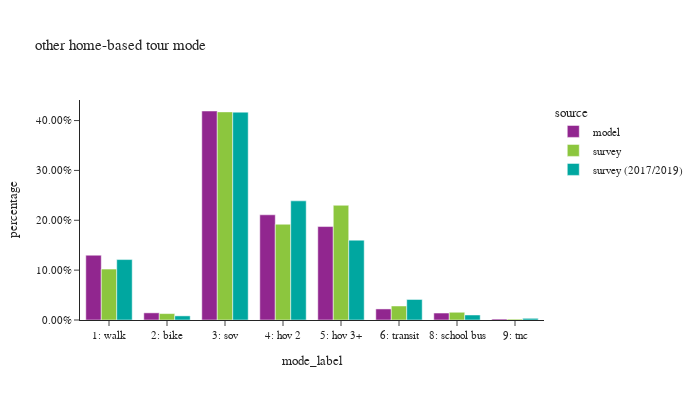

Notebook source saved alongside this figure:
### Code cell
df_plot = hb_trip.groupby(['source','mode_label'])['trexpfac'].sum().reset_index()
df_plot['percentage'] = df_plot.groupby(['source'], group_keys=False)['trexpfac']. \
    apply(lambda x: x / float(x.sum()))

df_plot_ct = hb_trip.groupby(['source','mode_label'])['trexpfac'].count().reset_index(). \
    rename(columns={'trexpfac':'sample count'})
df_plot = df_plot.merge(df_plot_ct, on=['source','mode_label'])

fig = px.bar(df_plot.sort_values(by=['source']), x="mode_label", y="percentage", color="source",
             barmode="group",hover_data=['sample count'],title="other home-based trip mode")
fig.update_layout(height=400, width=700, font=dict(size=11),
                  xaxis = dict(dtick = 1, categoryorder='category ascending'),
                  yaxis=dict(tickformat=".2%"))
fig.show()

### Figure 1 — Plotly figure (JSON) as saved in the notebook; plotly's stock layout.template omitted (floating-point values rounded to 4 significant figures)
{"data": [{"alignmentgroup": "True", "customdata": [[15183], [1676], [48965], [24647], [21893], [2590], [1634], [229]], "hovertemplate": "source=model<br>mode_label=%{x}<br>percentage=%{y}<br>sample count=%{customdata[0]}<extra></extra>", "legendgroup": "model", "marker": {"color": "#91268F", "pattern": {"shape": ""}}, "name": "model", "offsetgroup": "model", "orientation": "v", "showlegend": true, "textposition": "auto", "type": "bar", "x": ["1: walk", "2: bike", "3: sov", "4: hov 2", "5: hov 3+", "6: transit", "8: school bus", "9: tnc"], "xaxis": "x", "y": [0.13, 0.01435, 0.4192, 0.211, 0.1874, 0.02217, 0.01399, 0.00196], "yaxis": "y"}, {"alignmentgroup": "True", "customdata": [[51], [128], [677], [1622], [2711], [5622], [457], [2927]], "hovertemplate": "source=survey<br>mode_label=%{x}<br>percentage=%{y}<br>sample count=%{customdata[0]}<extra></extra>", "legendgroup": "survey", "marker": {"color": "#8CC63E", "pattern": {"shape": ""}}, "name": "survey", "offsetgroup": "survey", "orientation": "v", "showlegend": true, "textposition": "auto", "type": "bar", "x": ["9: tnc", "8: school bus", "6: transit", "5: hov 3+", "4: hov 2", "3: sov", "2: bike", "1: walk"], "xaxis": "x", "y": [0.001779, 0.01553, 0.02812, 0.2301, 0.1921, 0.4174, 0.01285, 0.1022], "yaxis": "y"}, {"alignmentgroup": "True", "customdata": [[7228], [590], [9922], [5308], [2770], [2779], [178], [219]], "hovertemplate": "source=survey (2017/2019)<br>mode_label=%{x}<br>percentage=%{y}<br>sample count=%{customdata[0]}<extra></extra>", "legendgroup": "survey (2017/2019)", "marker": {"color": "#00A7A0", "pattern": {"shape": ""}}, "name": "survey (2017/2019)", "offsetgroup": "survey (2017/2019)", "orientation": "v", "showlegend": true, "textposition": "auto", "type": "bar", "x": ["1: walk", "2: bike", "3: sov", "4: hov 2", "5: hov 3+", "6: transit", "8: school bus", "9: tnc"], "xaxis": "x", "y": [0.1212, 0.008276, 0.4168, 0.239, 0.1601, 0.04118, 0.01006, 0.003366], "yaxis": "y"}], "layout": {"barmode": "group", "font": {"size": 11}, "height": 400, "legend": {"title": {"text": "source"}, "tracegroupgap": 0}, "title": {"text": "other home-based tour mode"}, "width": 700, "xaxis": {"anchor": "y", "categoryorder": "category ascending", "domain": [0, 1], "dtick": 1, "title": {"text": "mode_label"}}, "yaxis": {"anchor": "x", "domain": [0, 1], "tickformat": ".2%", "title": {"text": "percentage"}}}}
